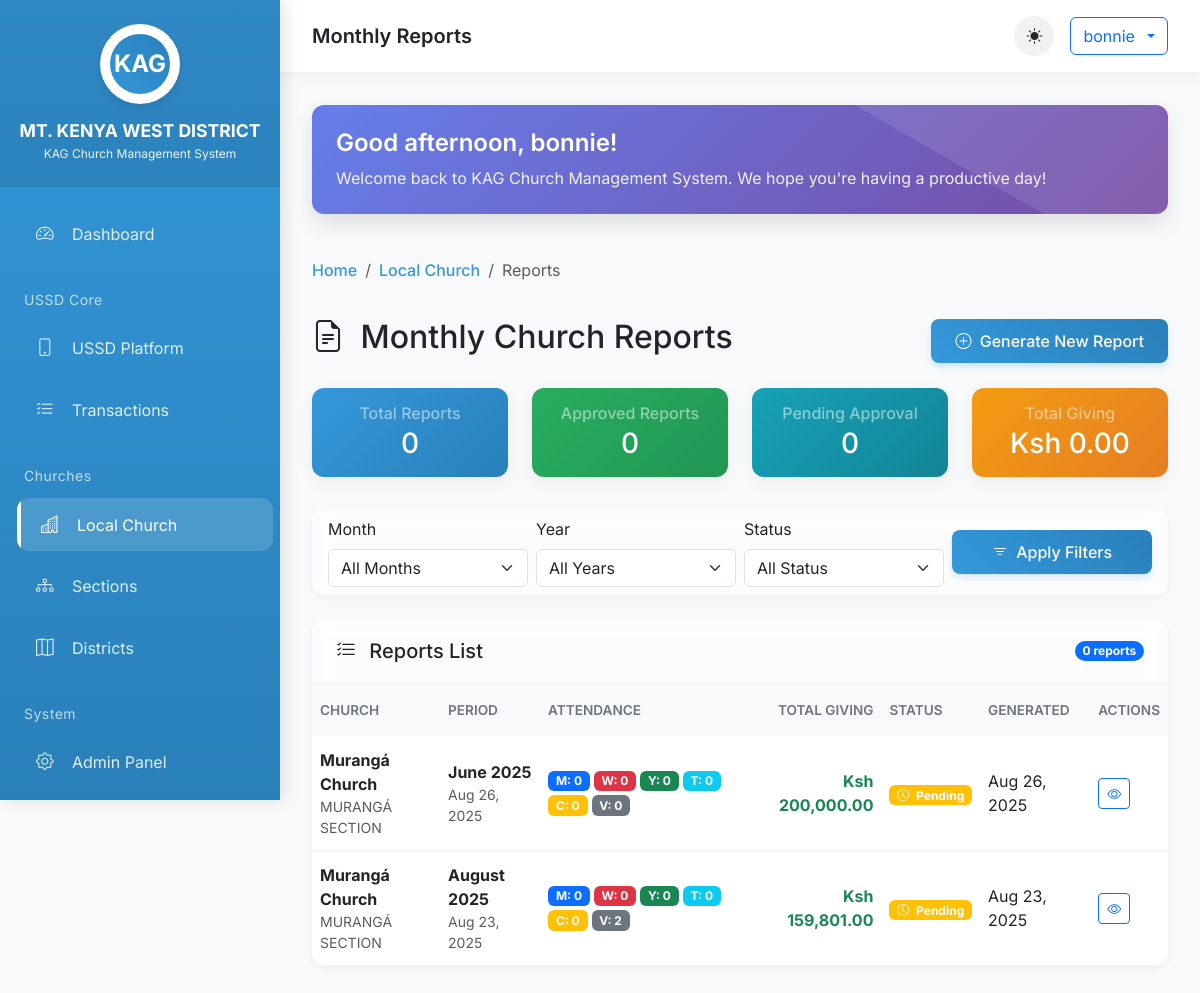
Page /local-church/reports/ (signed in) on the committed database.
### Local_Church/models.py (models this page shows, shortened)
class Report(models.Model):
    MONTH_CHOICES = [
        ('January', 'January'), ('February', 'February'), ('March', 'March'),
        ('April', 'April'), ('May', 'May'), ('June', 'June'),
        ('July', 'July'), ('August', 'August'), ('September', 'September'),
        ('October', 'October'), ('November', 'November'), ('December', 'December')
    ]
    CHURCH_NAME_CHOICES = [
        ('Murangá Church', 'Murangá Church')
    ]
    SECTION_NAME_CHOICES = [
        ('Murangá Church', 'Murangá Church')
    ]
    DISTRICT_NAME_CHOICES = [
        ('MT. KENYA WEST DISTRICT', 'Murangá Church')
    ]
    APPROVIE_NAME_CHOICES = [
        ('Bishop Ben Irungu', 'Bishop Ben Irungu')
    ]
    month = models.CharField(max_length=20, choices=MONTH_CHOICES)
    year = models.PositiveIntegerField(default=datetime.now().year)
    church_name = models.CharField(max_length=100, choices=CHURCH_NAME_CHOICES, default="unknown")
    section_name = models.CharField(max_length=100, choices=SECTION_NAME_CHOICES, default="MURANGÁ SECTION")
    district_name = models.CharField(max_length=100, choices=DISTRICT_NAME_CHOICES, default="MT. KENYA WEST DISTRICT")
    attendance_Men = models.PositiveIntegerField(default=0)
    attendance_Women = models.PositiveIntegerField(default=0)
    attendance_Youth = models.PositiveIntegerField(default=0)
    attendance_Teens = models.PositiveIntegerField(default=0)
    attendance_Children = models.PositiveIntegerField(default=0)
    total_Visitors = models.PositiveIntegerField(default=0)
    Tithes = models.DecimalField(max_digits=10, decimal_places=2, default=0)
    Offerings = models.DecimalField(max_digits=10, decimal_places=2, default=0)
    Youth_Offerings = models.DecimalField(max_digits=10, decimal_places=2, default=0)
    Children_Offerings = models.DecimalField(max_digits=10, decimal_places=2, default=0)
    Missions = models.DecimalField(max_digits=10, decimal_places=2, default=0)
    other_givings = models.DecimalField(max_digits=10, decimal_places=2, default=0)
    total_givings = models.DecimalField(max_digits=12, decimal_places=2, default=0)
    mission_offerings = models.DecimalField(max_digits=10, decimal_places=2, default=0)
    plot_contributions = models.DecimalField(max_digits=10, decimal_places=2, default=0)
    big_days_amount = models.DecimalField(max_digits=10, decimal_places=2, default=0)
    big_days_details = models.TextField(blank=True, null=True)
    mission_support = models.DecimalField(max_digits=10, decimal_places=2, default=0)
    expenses = models.DecimalField(max_digits=10, decimal_places=2, default=0)
    expense_breakdown = models.TextField(blank=True, null=True)
    is_approved = models.BooleanField(default=False)
    approved_by = models.CharField(max_length=100, choices=APPROVIE_NAME_CHOICES, null=True, default="Bishop Ben Irungu")
    notes = models.TextField(blank=True, null=True)
    generated_on = models.DateTimeField(auto_now_add=True)
    last_updated = models.DateTimeField(auto_now=True)
    class Meta:
        unique_together = ('month', 'year', 'church_name')
        ordering = ['-year', '-month']

### Local_Church/views.py (the view, shortened to what this page needs)
# urls.py: path('reports/', views.report_list, name='report_list'),
@login_required
def report_list(request):
    form = ReportFilterForm()  # No arguments
    reports = Report.objects.all().order_by('-year', '-month')
    context = {
        'reports': reports,
        'form': form,
    }
    return render(request, 'Local_Church/report_list.html', context)

### Local_Church/views.py (called while the page is built)
    def get_church_choices(self):
        from .models import Report
        churches = Report.objects.values_list('church_name', flat=True).distinct()
        return [('', 'All Churches')] + [(church, church) for church in churches]

    def get_month_choices(self):
        months = [
            (1, 'January'), (2, 'February'), (3, 'March'), (4, 'April'),
            (5, 'May'), (6, 'June'), (7, 'July'), (8, 'August'),
            (9, 'September'), (10, 'October'), (11, 'November'), (12, 'December')
        ]
        return [('', 'All Months')] + months

    def get_year_choices(self):
        from .models import Report
        years = Report.objects.values_list('year', flat=True).distinct()
        return [('', 'All Years')] + [(year, year) for year in sorted(years, reverse=True)]

### templates/local_church/report_list.html (shortened to what this page needs)
{% extends "base.html" %}
{% load humanize %}
{% block page_title %}Monthly Reports{% endblock %}
{% block breadcrumb %}
<li class="breadcrumb-item"><a href="{% url 'Local_Church:dashboard' %}">Local Church</a></li>
<li class="breadcrumb-item active">Reports</li>
{% endblock %}
{% block content %}
<div class="d-flex justify-content-between align-items-center mb-4">
    <h2><i class="bi bi-file-earmark-text me-2"></i> Monthly Church Reports</h2>
    <a href="{% url 'Local_Church:generate_report' %}" class="btn btn-primary">
        <i class="bi bi-plus-circle me-1"></i> Generate New Report
    </a>
</div>
<div class="row mb-4">
    <div class="col-xl-3 col-md-6">
        <div class="card stat-card bg-primary-hover mb-2">
            <div class="card-body p-3 text-center">
                <h6 class="card-title text-white-50 mb-1">Total Reports</h6>
                <h3 class="card-text text-white mb-0">{{ reports.paginator.count|default:0|intcomma }}</h3>
            </div>
        </div>
    </div>
    <div class="col-xl-3 col-md-6">
        <div class="card stat-card bg-success-hover mb-2">
            <div class="card-body p-3 text-center">
                <h6 class="card-title text-white-50 mb-1">Approved Reports</h6>
                <h3 class="card-text text-white mb-0">{{ approved_count|default:0|intcomma }}</h3>
            </div>
        </div>
    </div>
    <div class="col-xl-3 col-md-6">
        <div class="card stat-card bg-info-hover mb-2">
            <div class="card-body p-3 text-center">
                <h6 class="card-title text-white-50 mb-1">Pending Approval</h6>
                <h3 class="card-text text-white mb-0">{{ pending_count|default:0|intcomma }}</h3>
            </div>
        </div>
    </div>
    <div class="col-xl-3 col-md-6">
        <div class="card stat-card bg-warning-hover mb-2">
            <div class="card-body p-3 text-center">
                <h6 class="card-title text-white-50 mb-1">Total Giving</h6>
                <h3 class="card-text text-white mb-0">Ksh {{ total_givings|default:0|floatformat:2|intcomma }}</h3>
            </div>
        </div>
    </div>
</div>
<div class="card card-action mb-4">
    <div class="card-body py-2">
        <div class="row g-2 align-items-center">
            <div class="col-md-3">
                <label class="form-label">Month</label>
                <select class="form-select" id="monthFilter">
                    <option value="">All Months</option>
                </select>
            </div>
            <div class="col-md-3">
                <label class="form-label">Year</label>
                <select class="form-select" id="yearFilter">
                    <option value="">All Years</option>
                </select>
            </div>
            <div class="col-md-3">
                <label class="form-label">Status</label>
                <select class="form-select" id="statusFilter">
                    <option value="">All Status</option>
                </select>
            </div>
            <div class="col-md-3 d-flex align-items-end">
                <button class="btn btn-primary w-100" onclick="showFilterNotification()">
                    <i class="bi bi-filter me-1"></i> Apply Filters
                </button>
            </div>
        </div>
    </div>
</div>
<div class="card card-action">
    <div class="card-header d-flex justify-content-between align-items-center">
        <h5 class="mb-0"><i class="bi bi-list-check me-2"></i> Reports List</h5>
        <span class="badge bg-primary rounded-pill">{{ reports.paginator.count|default:0 }} reports</span>
    </div>
    <div class="card-body p-0">
        {% if reports %}
        <div class="table-responsive">
            <table class="table table-hover table-borderless mb-0">
                <thead class="table-light">
                    <tr>
                        <th>Church</th>
                        <th>Period</th>
                        <th>Attendance</th>
                        <th class="text-end">Total Giving</th>
                        <th>Status</th>
                        <th>Generated</th>
                        <th>Actions</th>
                    </tr>
                </thead>
                <tbody>
                    {% for report in reports %}
                    <tr>
                        <td>
                            <div class="d-flex flex-column">
                                <strong>{{ report.church_name }}</strong>
                                {% if report.section_name %}
                                <small class="text-muted">{{ report.section_name }}</small>
                                {% endif %}
                            </div>
                        </td>
                        <td>
                            <div class="d-flex flex-column">
                                <strong>{{ report.month }} {{ report.year }}</strong>
                                <small class="text-muted">{{ report.generated_on|date:"M d, Y" }}</small>
                            </div>
                        </td>
                        <td>
                            <div class="d-flex flex-wrap gap-1">
                                <span class="badge bg-primary">M: {{ report.attendance_Men|default:0 }}</span>
                                <span class="badge bg-danger">W: {{ report.attendance_Women|default:0 }}</span>
                                <span class="badge bg-success">Y: {{ report.attendance_Youth|default:0 }}</span>
                                <span class="badge bg-info">T: {{ report.attendance_Teens|default:0 }}</span>
                                <span class="badge bg-warning">C: {{ report.attendance_Children|default:0 }}</span>
                                <span class="badge bg-secondary">V: {{ report.total_Visitors|default:0 }}</span>
                            </div>
                        </td>
                        <td class="text-end fw-bold text-success">Ksh {{ report.total_givings|default:0|floatformat:2|intcomma }}</td>
                        <td>
                            {% if report.is_approved %}
                            <span class="badge bg-success">
                                <i class="bi bi-check-circle me-1"></i> Approved
                            </span>
                            {% else %}
                            <span class="badge bg-warning">
                                <i class="bi bi-clock me-1"></i> Pending
                            </span>
                            {% endif %}
                        </td>
                        <td>{{ report.generated_on|date:"M d, Y" }}</td>
                        <td>
                            <div class="btn-group btn-group-sm">
                                <a href="{% url 'Local_Church:report_detail' report.pk %}" class="btn btn-outline-primary" title="View Report">
                                    <i class="bi bi-eye"></i>
                                </a>
                            </div>
                        </td>
                    </tr>
                    {% endfor %}
                </tbody>
            </table>
        </div>
        {% endif %}
    </div>
</div>
{% endblock %}

### templates/base.html (shortened to what this page needs)
<!DOCTYPE html>
<html lang="en" data-bs-theme="light">
<head>
    <link href="https://cdn.jsdelivr.net/npm/bootstrap@5.3.0/dist/css/bootstrap.min.css" rel="stylesheet">
    <link rel="stylesheet" href="https://cdn.jsdelivr.net/npm/bootstrap-icons@1.11.0/font/bootstrap-icons.css">
</head>
<body>
    <div class="sidebar">
        <div class="sidebar-brand">
            <div class="logo-container">
                <div class="logo-placeholder">KAG</div>
            </div>
            <h4>MT. KENYA WEST DISTRICT</h4>
            <div class="subtitle">KAG Church Management System</div>
        </div>
        <nav class="nav flex-column mt-2">
            <a class="nav-link {% if request.path == '/dashboard/' %}active{% endif %}" href="{% url 'USSD_CORE:dashboard' %}">
                <i class="bi bi-speedometer2"></i> Dashboard
            </a>
            <li class="nav-item">
                <small>USSD Core</small>
            </li>
            <a class="nav-link {% if request.path == '/home/' %}active{% endif %}" href="{% url 'USSD_CORE:ussd-home' %}">
                <i class="bi bi-phone"></i> USSD Platform
            </a>
            <a class="nav-link {% if request.path == '/transactions/' %}active{% endif %}" href="{% url 'USSD_CORE:transaction_list' %}">
                <i class="bi bi-list-check"></i> Transactions
            </a>
            <li class="nav-item">
                <small>Churches</small>
            </li>
            <a class="nav-link {% if '/local-church/' in request.path %}active{% endif %}" href="/local-church/">
                <i class="bi bi-buildings"></i> Local Church
            </a>
            <a class="nav-link {% if '/sections/' in request.path %}active{% endif %}" href="#">
                <i class="bi bi-diagram-3"></i> Sections
            </a>
            <a class="nav-link {% if '/districts/' in request.path %}active{% endif %}" href="#">
                <i class="bi bi-map"></i> Districts
            </a>
            <li class="nav-item">
                <small>System</small>
            </li>
            <a class="nav-link {% if '/admin/' in request.path %}active{% endif %}" href="/admin/" target="_blank">
                <i class="bi bi-gear"></i> Admin Panel
            </a>
            <button class="nav-link logout-trigger" type="button" data-bs-toggle="modal" data-bs-target="#logoutModal">
            </button>
        </nav>
    </div>
    <div class="main-content">
        <div class="top-nav d-flex justify-content-between align-items-center">
            <div class="d-flex align-items-center gap-3">
                <h5 class="mb-0 fw-semibold">{% block page_title %}Dashboard{% endblock %}</h5>
            </div>
            <div class="d-flex align-items-center gap-3">
                <div class="theme-toggle" onclick="toggleTheme()">
                    <i class="bi bi-sun-fill"></i>
                </div>
                <div class="dropdown">
                    <button class="btn btn-outline-primary dropdown-toggle d-flex align-items-center gap-2" type="button" data-bs-toggle="dropdown">
                        <span>{{ user.username }}</span>
                    </button>
                </div>
            </div>
        </div>
        <div class="content-wrapper">
            <div class="welcome-message">
                <h4 id="time-greeting">Good morning, {{ user.get_full_name|default:user.username }}!</h4>
                <p id="welcome-text">Welcome back to KAG Church Management System. We're glad to have you here.</p>
            </div>
            <nav aria-label="breadcrumb" class="mb-4">
                <ol class="breadcrumb">
                    <li class="breadcrumb-item"><a href="{% url 'USSD_CORE:dashboard' %}">Home</a></li>
                    {% block breadcrumb %}{% endblock %}
                </ol>
            </nav>
            {% block content %}
            {% endblock %}
        </div>
    </div>
</body>
</html>

### templates/local_church/report_list.html (style rules this page uses)
.stat-card { border: none; border-radius: 12px; transition: transform 0.3s ease, box-shadow 0.3s ease; }
.stat-card.bg-primary-hover { background: linear-gradient(135deg, #3498db, #2980b9); }
.stat-card.bg-success-hover { background: linear-gradient(135deg, #27ae60, #219653); }
.stat-card.bg-info-hover { background: linear-gradient(135deg, #17a2b8, #138496); }
.stat-card.bg-warning-hover { background: linear-gradient(135deg, #f39c12, #e67e22); }
.card-action { border: none; border-radius: 12px; box-shadow: 0 4px 6px rgba(0,0,0,0.04); transition: transform 0.3s ease, box-shadow 0.3s ease; }
.table-borderless th { font-weight: 600; font-size: 0.85rem; text-transform: uppercase; color: #6c757d; border-top: none; padding: 1rem 0.5rem; }
.table-borderless td { border-top: 1px solid #f1f3f4; vertical-align: middle; padding: 0.75rem 0.5rem; }
.table-borderless tr:first-child td { border-top: none; }

### rows in the picture
Report: church_name "Murangá Church", section_name "MURANGÁ SECTION", month "June", year "2025", generated_on "Aug 26, 2025", attendance_Men "0", attendance_Women "0", attendance_Youth "0", attendance_Teens "0", attendance_Children "0", total_Visitors "0", total_givings "200,000.00", is_approved False (drawn)
Report: church_name "Murangá Church", section_name "MURANGÁ SECTION", month "August", year "2025", generated_on "Aug 23, 2025", attendance_Men "0", attendance_Women "0", attendance_Youth "0", attendance_Teens "0", attendance_Children "0", total_Visitors "2", total_givings "159,801.00", is_approved False (drawn)

### other values in the picture
{{ user.username }} "bonnie"
{{ reports.paginator.count|default:0|intcomma }} "0"
{{ approved_count|default:0|intcomma }} "0"
{{ pending_count|default:0|intcomma }} "0"
{{ total_givings|default:0|floatformat:2|intcomma }} "0.00"
{{ reports.paginator.count|default:0 }} "0"
